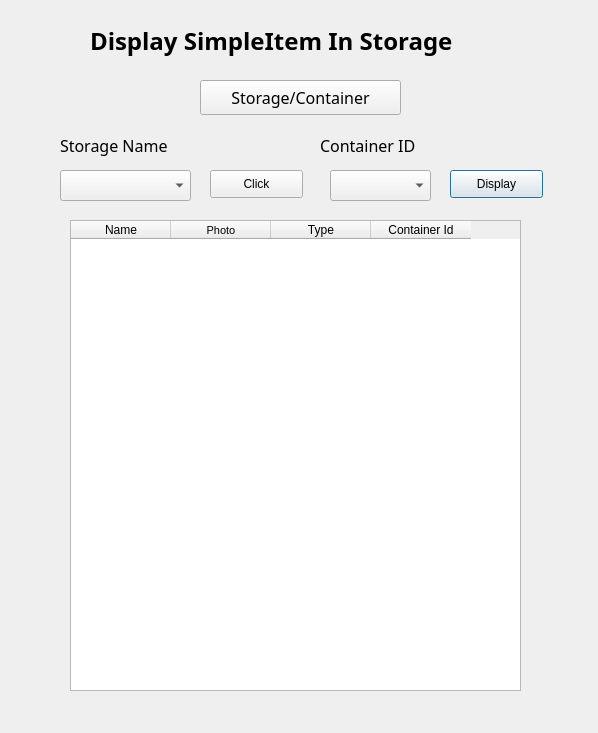
<?xml version="1.0" encoding="UTF-8"?>
<ui version="4.0">
 <class>DisplayStoSimItemWindow</class>
 <widget class="QDialog" name="DisplayStoSimItemWindow">
  <property name="geometry">
   <rect>
    <x>0</x>
    <y>0</y>
    <width>598</width>
    <height>733</height>
   </rect>
  </property>
  <property name="windowTitle">
   <string>DisplayStoSimItemWindow</string>
  </property>
  <widget class="QLabel" name="label">
   <property name="geometry">
    <rect>
     <x>90</x>
     <y>10</y>
     <width>441</width>
     <height>61</height>
    </rect>
   </property>
   <property name="font">
    <font>
     <family>함초롬바탕</family>
     <pointsize>18</pointsize>
     <weight>75</weight>
     <bold>true</bold>
    </font>
   </property>
   <property name="text">
    <string>Display SimpleItem In Storage</string>
   </property>
  </widget>
  <widget class="QLabel" name="label_2">
   <property name="geometry">
    <rect>
     <x>60</x>
     <y>130</y>
     <width>141</width>
     <height>31</height>
    </rect>
   </property>
   <property name="font">
    <font>
     <family>함초롬바탕</family>
     <pointsize>12</pointsize>
     <weight>50</weight>
     <bold>false</bold>
    </font>
   </property>
   <property name="text">
    <string>Storage Name</string>
   </property>
  </widget>
  <widget class="QLabel" name="label_3">
   <property name="geometry">
    <rect>
     <x>320</x>
     <y>130</y>
     <width>131</width>
     <height>31</height>
    </rect>
   </property>
   <property name="font">
    <font>
     <family>함초롬바탕</family>
     <pointsize>12</pointsize>
     <weight>50</weight>
     <bold>false</bold>
    </font>
   </property>
   <property name="text">
    <string>Container ID</string>
   </property>
  </widget>
  <widget class="QComboBox" name="comboBox">
   <property name="geometry">
    <rect>
     <x>60</x>
     <y>170</y>
     <width>131</width>
     <height>31</height>
    </rect>
   </property>
  </widget>
  <widget class="QComboBox" name="comboBox_2">
   <property name="geometry">
    <rect>
     <x>330</x>
     <y>170</y>
     <width>101</width>
     <height>31</height>
    </rect>
   </property>
  </widget>
  <widget class="QPushButton" name="pushButton">
   <property name="geometry">
    <rect>
     <x>450</x>
     <y>170</y>
     <width>93</width>
     <height>28</height>
    </rect>
   </property>
   <property name="text">
    <string>Display</string>
   </property>
  </widget>
  <widget class="QTableWidget" name="tableWidget">
   <property name="geometry">
    <rect>
     <x>70</x>
     <y>220</y>
     <width>451</width>
     <height>471</height>
    </rect>
   </property>
   <column>
    <property name="text">
     <string>Name</string>
    </property>
   </column>
   <column>
    <property name="text">
     <string>Photo</string>
    </property>
    <property name="font">
     <font>
      <pointsize>8</pointsize>
     </font>
    </property>
   </column>
   <column>
    <property name="text">
     <string>Type</string>
    </property>
   </column>
   <column>
    <property name="text">
     <string>Container Id</string>
    </property>
   </column>
  </widget>
  <widget class="QPushButton" name="pushButton_2">
   <property name="geometry">
    <rect>
     <x>210</x>
     <y>170</y>
     <width>93</width>
     <height>28</height>
    </rect>
   </property>
   <property name="text">
    <string>Click</string>
   </property>
  </widget>
  <widget class="QPushButton" name="pushButton_3">
   <property name="geometry">
    <rect>
     <x>200</x>
     <y>80</y>
     <width>201</width>
     <height>35</height>
    </rect>
   </property>
   <property name="font">
    <font>
     <family>함초롬바탕</family>
     <pointsize>12</pointsize>
    </font>
   </property>
   <property name="text">
    <string>Storage/Container</string>
   </property>
  </widget>
 </widget>
 <layoutdefault spacing="6" margin="11"/>
 <resources/>
 <connections>
  <connection>
   <sender>pushButton_2</sender>
   <signal>clicked()</signal>
   <receiver>DisplayStoSimItemWindow</receiver>
   <slot>setContainerCombo()</slot>
   <hints>
    <hint type="sourcelabel">
     <x>279</x>
     <y>177</y>
    </hint>
    <hint type="destinationlabel">
     <x>264</x>
     <y>73</y>
    </hint>
   </hints>
  </connection>
  <connection>
   <sender>pushButton</sender>
   <signal>clicked()</signal>
   <receiver>DisplayStoSimItemWindow</receiver>
   <slot>displaySimpleItem()</slot>
   <hints>
    <hint type="sourcelabel">
     <x>502</x>
     <y>181</y>
    </hint>
    <hint type="destinationlabel">
     <x>534</x>
     <y>75</y>
    </hint>
   </hints>
  </connection>
  <connection>
   <sender>pushButton_3</sender>
   <signal>clicked()</signal>
   <receiver>DisplayStoSimItemWindow</receiver>
   <slot>move()</slot>
   <hints>
    <hint type="sourcelabel">
     <x>338</x>
     <y>98</y>
    </hint>
    <hint type="destinationlabel">
     <x>454</x>
     <y>74</y>
    </hint>
   </hints>
  </connection>
 </connections>
 <slots>
  <slot>setContainerCombo()</slot>
  <slot>displaySimpleItem()</slot>
  <slot>move()</slot>
 </slots>
</ui>
